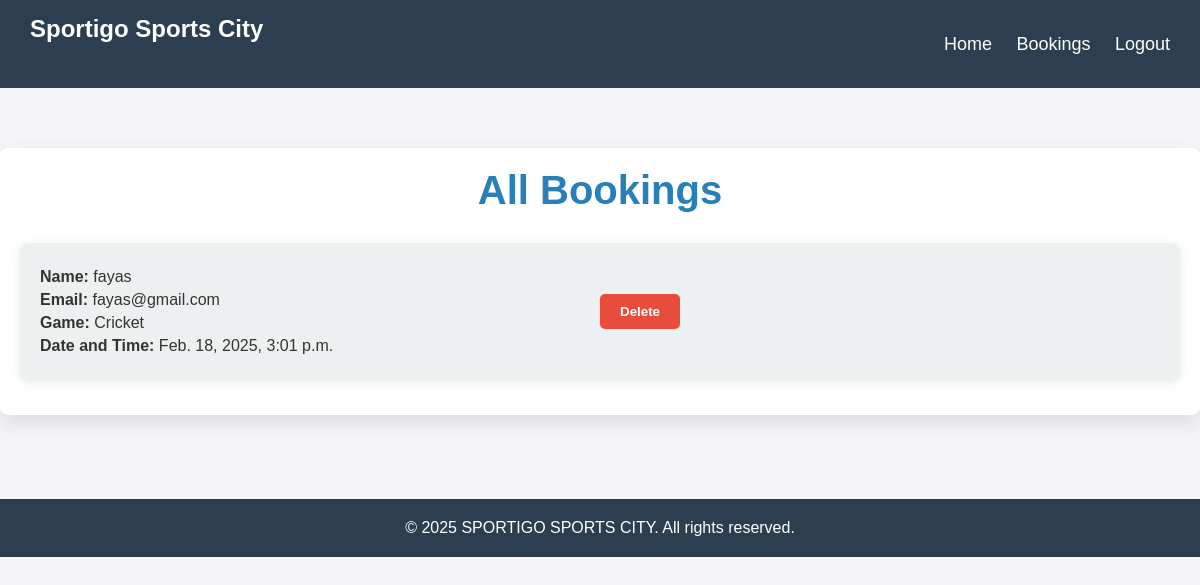
The app's page /booking_list, older data.
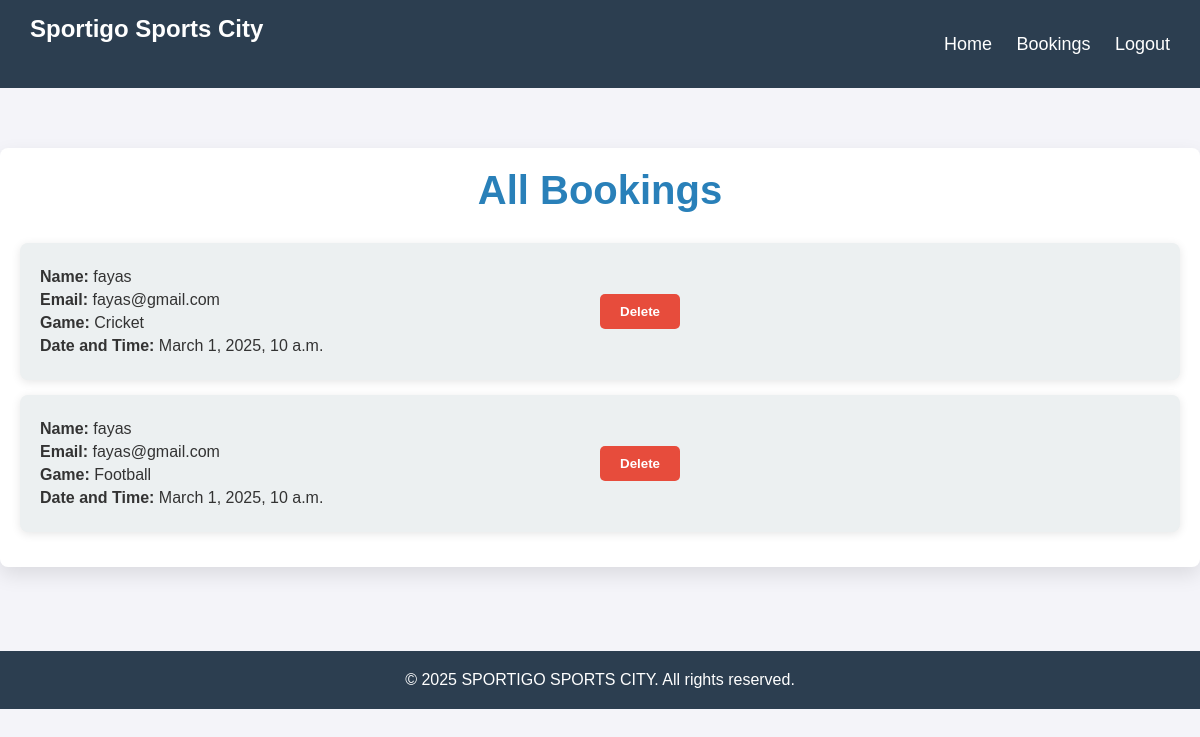
The same page, newer data.
### app/models.py (models this page shows, shortened)
class Turf(models.Model):
    user = models.ForeignKey(User, on_delete=models.CASCADE, null=True, blank=True)  # Allow null temporarily
    name = models.CharField(max_length=255)
    email = models.EmailField()
    date = models.DateTimeField()
    CRICKET = 'cricket'
    FOOTBALL = 'football'
    GAME_CHOICES = [
        (CRICKET, 'Cricket'),
        (FOOTBALL, 'Football'),
    ]
    game = models.CharField(
        max_length=10,
        choices=GAME_CHOICES,
        default=CRICKET,
    )

### app/views.py (the view)
# urls.py: path('booking_list', views.booking_list, name='booking_list'),
def booking_list(request):
    bookings = Turf.objects.all()
    return render(request, 'admin/booking_list.html', {'bookings': bookings})

### templates/admin/booking_list.html (shortened to what this page needs)
<!DOCTYPE html>
<html lang="en">
<head>
</head>
<body>
    <div class="navbar">
        <h1>Sportigo Sports City</h1>
        <div>
            <a href="/">Home</a>
            <a href="/booking_list">Bookings</a>
            <a href="/shp_logout">Logout</a>
        </div>
    </div>
    <div class="container">
        <h1>All Bookings</h1>
        <ul class="booking-list">
            {% for booking in bookings %}
                <li>
                    <div>
                        <p><strong>Name:</strong> {{ booking.name }}</p>
                        <p><strong>Email:</strong> {{ booking.email }}</p>
                        <p><strong>Game:</strong> {{ booking.get_game_display }}</p>
                        <p><strong>Date and Time:</strong> {{ booking.date }}</p>
                    </div>
                    <div>
                        <form method="POST" action="{% url 'delete_booking_admin' booking.id %}" style="display: inline;">
                            <button type="submit" class="delete-btn">Delete</button>
                        </form>
                    </div>
                </li>
            {% empty %}
                <li class="no-bookings">No bookings available.</li>
            {% endfor %}
        </ul>
    </div><br><br><br>
    <footer>
        <p>&copy; 2025 SPORTIGO SPORTS CITY. All rights reserved.</p>
    </footer>
</body>
</html>

### templates/admin/booking_list.html (style rules this page uses)
* { margin: 0; padding: 0; box-sizing: border-box; }
body { font-family: 'Arial', sans-serif; background-color: #f4f4f9; color: #333; padding: 0; margin: 0; }
.navbar { background-color: #2c3e50; padding: 15px 30px; display: flex; justify-content: space-between; align-items: center; }
.navbar h1 { color: white; font-size: 24px; }
.navbar a { color: white; text-decoration: none; font-size: 18px; margin-left: 20px; transition: color 0.3s ease; }
.container { max-width: 1200px; margin: 60px auto 30px; padding: 20px; background-color: #fff; border-radius: 8px; box-shadow: 0 8px 20px rgba(0, 0, 0, 0.1); }
h1 { text-align: center; font-size: 2.5rem; color: #2980b9; margin-bottom: 30px; }
.booking-list { list-style: none; padding: 0; }
.booking-list li { background-color: #ecf0f1; padding: 20px; margin-bottom: 15px; border-radius: 8px; display: flex; justify-content: space-between; align-items: center; box-shadow: 0 2px 10px rgba(0, 0, 0, 0.1); }
.booking-list li div { flex: 1; margin-right: 20px; }
.booking-list li p { margin: 5px 0; font-size: 1rem; }
.delete-btn { background-color: #e74c3c; color: white; font-weight: bold; border-radius: 5px; padding: 10px 20px; text-decoration: none; border: none; cursor: pointer; transition: background-color 0.3s ease; }
footer { background: #2c3e50; color: white; text-align: center; padding: 20px; width: 100vw; bottom: 0; left: 0; }

Row changes from the older to the newer data that the page shows:
removed Turf: name "fayas", email "fayas@gmail.com", game "Cricket", date "Feb. 18, 2025, 3:01 p.m."
added Turf: name "fayas", email "fayas@gmail.com", game "Cricket", date "March 1, 2025, 10 a.m."
added Turf: name "fayas", email "fayas@gmail.com", game "Football", date "March 1, 2025, 10 a.m."
